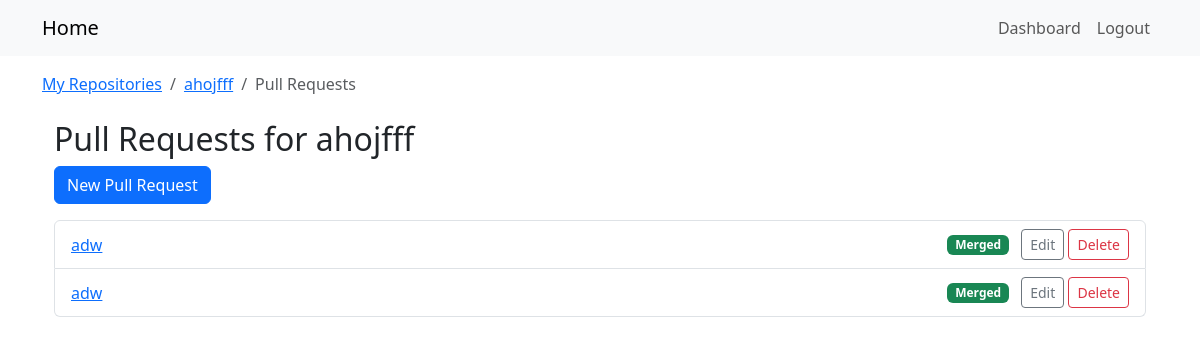
Page /repos/2/pulls/ (signed in) on the committed database.
### repos_app/models.py (models this page shows, shortened)
class Repository(models.Model):
    owner = models.ForeignKey(User, on_delete=models.CASCADE, related_name='repositories')
    name = models.CharField(max_length=120)
    description = models.TextField(blank=True)
    is_private = models.BooleanField(default=False)
    created_at = models.DateTimeField(auto_now_add=True)
    class Meta:
        unique_together = ('owner', 'name')

class PullRequest(models.Model):
    repository    = models.ForeignKey(Repository, on_delete=models.CASCADE, related_name='pull_requests')
    author        = models.ForeignKey(User,       on_delete=models.CASCADE, related_name='pull_requests')
    title         = models.CharField(max_length=200)
    description   = models.TextField(blank=True)
    source_branch = models.CharField(max_length=100)
    target_branch = models.CharField(max_length=100)
    is_merged     = models.BooleanField(default=False)
    created_at    = models.DateTimeField(auto_now_add=True)
    updated_at    = models.DateTimeField(auto_now=True)

### repos_app/views.py (the view)
@login_required
def pr_list(request, repo_pk):
    repo = get_object_or_404(Repository, pk=repo_pk, owner=request.user)
    prs = repo.pull_requests.order_by('-created_at')
    return render(request, 'repos_app/pr_list.html', {
        'repo': repo,
        'prs':  prs,
    })

### templates/repos_app/pr_list.html
{% extends "base.html" %}
{% block breadcrumbs %}
<nav aria-label="breadcrumb">
  <ol class="breadcrumb mb-0">
    <li class="breadcrumb-item">
      <a href="{% url 'repos_app:repo_list' %}">My Repositories</a>
    </li>
    <li class="breadcrumb-item">
      <a href="{% url 'repos_app:repo_detail' pk=repo.pk %}">{{ repo.name }}</a>
    </li>
    <li class="breadcrumb-item active" aria-current="page">
      Pull Requests
    </li>
  </ol>
</nav>
{% endblock %}
{% block content %}
<div class="container mt-4">
  <h2>Pull Requests for {{ repo.name }}</h2>
  <a class="btn btn-primary mb-3"
     href="{% url 'repos_app:pr_create' repo_pk=repo.pk %}">
    New Pull Request
  </a>
  <ul class="list-group">
    {% for pr in prs %}
      <li class="list-group-item d-flex justify-content-between align-items-center">
        <a href="{% url 'repos_app:pr_detail' repo_pk=repo.pk pk=pr.pk %}">
          {{ pr.title }}
        </a>
        <span>
          {% if pr.is_merged %}
            <span class="badge bg-success me-2">Merged</span>
          {% else %}
            <span class="badge bg-secondary me-2">Open</span>
          {% endif %}
          <a class="btn btn-sm btn-outline-secondary"
             href="{% url 'repos_app:pr_update' repo_pk=repo.pk pk=pr.pk %}">
            Edit
          </a>
          <a class="btn btn-sm btn-outline-danger"
             href="{% url 'repos_app:pr_delete' repo_pk=repo.pk pk=pr.pk %}">
            Delete
          </a>
        </span>
      </li>
    {% empty %}
      <li class="list-group-item">No pull requests yet</li>
    {% endfor %}
  </ul>
</div>
{% endblock %}

### rows in the picture
Repository: name "ahojfff"
PullRequest: title "adw", is_merged "Merged"
PullRequest: title "adw", is_merged "Merged"
